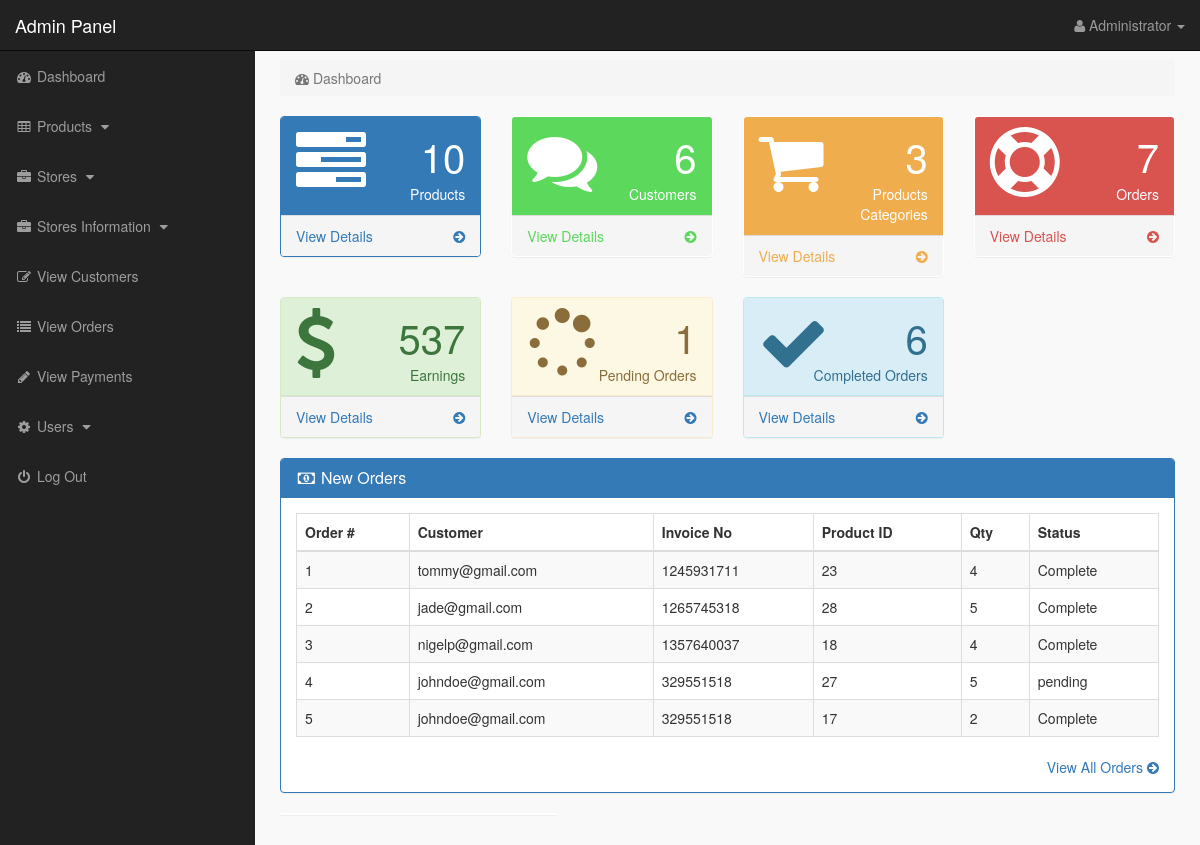
The page /admin_area/index.php?dashboard (signed in) on the database its author committed.
### tables this page shows
CREATE TABLE `pending_orders` (
  `order_id` int(10) NOT NULL,
  `customer_id` int(10) NOT NULL,
  `invoice_no` int(10) NOT NULL,
  `product_id` text NOT NULL,
  `qty` int(10) NOT NULL,
  `size` text NOT NULL,
  `order_status` text NOT NULL
);

CREATE TABLE `customers` (
  `customer_id` int(10) NOT NULL,
  `customer_name` varchar(255) NOT NULL,
  `customer_email` varchar(255) NOT NULL,
  `customer_pass` varchar(255) NOT NULL,
  `customer_country` text NOT NULL,
  `customer_city` text NOT NULL,
  `customer_contact` varchar(255) NOT NULL,
  `customer_address` text NOT NULL,
  `customer_image` text NOT NULL,
  `customer_ip` varchar(255) NOT NULL,
  `customer_confirm_code` text NOT NULL
);

### admin_area/dashboard.php (the view, shortened to what this page needs)
<?php
if(!isset($_SESSION['admin_email'])){
echo "<script>window.open('login.php','_self')</script>";
}
else {
?>
<div class="row">
<div class="col-lg-12">
<ol class="breadcrumb">
<li class="active">
<i class="fa fa-dashboard"></i> Dashboard
</li>
</ol>
</div>
</div>
<div class="row">
<div class="col-lg-3 col-md-6">
<div class="panel panel-primary">
<div class="panel-heading">
<div class="row">
<div class="col-xs-3">
<i class="fa fa-tasks fa-5x"> </i>
</div>
<div class="col-xs-9 text-right">
<div class="huge"> <?php echo $count_products; ?> </div>
<div>Products</div>
</div>
</div>
</div>
<a href="index.php?view_products">
<div class="panel-footer">
<span class="pull-left"> View Details </span>
<span class="pull-right"> <i class="fa fa-arrow-circle-right"></i> </span>
<div class="clearfix"></div>
</div>
</a>
</div>
</div>
<div class="col-lg-3 col-md-6">
<div class="panel panel-green">
<div class="panel-heading">
<div class="row">
<div class="col-xs-3">
<i class="fa fa-comments fa-5x"> </i>
</div>
<div class="col-xs-9 text-right">
<div class="huge"> <?php echo $count_customers; ?> </div>
<div>Customers</div>
</div>
</div>
</div>
<a href="index.php?view_customers">
<div class="panel-footer">
<span class="pull-left"> View Details </span>
<span class="pull-right"> <i class="fa fa-arrow-circle-right"></i> </span>
<div class="clearfix"></div>
</div>
</a>
</div>
</div>
<div class="col-lg-3 col-md-6">
<div class="panel panel-yellow">
<div class="panel-heading">
<div class="row">
<div class="col-xs-3">
<i class="fa fa-shopping-cart fa-5x"> </i>
</div>
<div class="col-xs-9 text-right">
<div class="huge"> <?php echo $count_p_categories; ?> </div>
<div>Products Categories</div>
</div>
</div>
</div>
<a href="index.php?view_p_cats">
<div class="panel-footer">
<span class="pull-left"> View Details </span>
<span class="pull-right"> <i class="fa fa-arrow-circle-right"></i> </span>
<div class="clearfix"></div>
</div>
</a>
</div>
</div>
<div class="col-lg-3 col-md-6">
<div class="panel panel-red">
<div class="panel-heading">
<div class="row">
<div class="col-xs-3">
<i class="fa fa-support fa-5x"> </i>
</div>
<div class="col-xs-9 text-right">
<div class="huge"> <?php echo $count_total_orders; ?> </div>
<div>Orders</div>
</div>
</div>
</div>
<a href="index.php?view_orders">
<div class="panel-footer">
<span class="pull-left"> View Details </span>
<span class="pull-right"> <i class="fa fa-arrow-circle-right"></i> </span>
<div class="clearfix"></div>
</div>
</a>
</div>
</div>
</div>
<div class="row">
    <div class="col-lg-3 col-md-6">
        <div class="panel panel-success">
        <div class="panel-heading">
        <div class="row">
        <div class="col-xs-3">
        <i class="fa fa-dollar fa-5x"> </i>
        </div>
        <div class="col-xs-9 text-right">
        <div class="huge"> <?php echo $count_total_earnings ?> </div>
        <div>Earnings</div>
        </div>
        </div>
        </div>
        <a href="index.php?view_orders">
        <div class="panel-footer">
        <span class="pull-left"> View Details </span>
        <span class="pull-right"> <i class="fa fa-arrow-circle-right"></i> </span>
        <div class="clearfix"></div>
        </div>
        </a>
        </div>
        </div>
        <div class="col-lg-3 col-md-6">
            <div class="panel panel-warning">
            <div class="panel-heading">
            <div class="row">
            <div class="col-xs-3">
            <i class="fa fa-spinner fa-5x"> </i>
            </div>
            <div class="col-xs-9 text-right">
            <div class="huge"> <?php echo $count_pending_orders ?> </div>
            <div>Pending Orders</div>
            </div>
            </div>
            </div>
            <a href="index.php?view_orders">
            <div class="panel-footer">
            <span class="pull-left"> View Details </span>
            <span class="pull-right"> <i class="fa fa-arrow-circle-right"></i> </span>
            <div class="clearfix"></div>
            </div>
            </a>
            </div>
            </div>
            <div class="col-lg-3 col-md-6">
                <div class="panel panel-info">
                <div class="panel-heading">
                <div class="row">
                <div class="col-xs-3">
                <i class="fa fa-check fa-5x"> </i>
                </div>
                <div class="col-xs-9 text-right">
                <div class="huge"> <?php echo $count_completed_orders ?> </div>
                <div>Completed Orders</div>
                </div>
                </div>
                </div>
                <a href="index.php?view_orders">
                <div class="panel-footer">
                <span class="pull-left"> View Details </span>
                <span class="pull-right"> <i class="fa fa-arrow-circle-right"></i> </span>
                <div class="clearfix"></div>
                </div>
                </a>
                </div>
                </div>
</div>
<div class="row" >
<div class="col-lg-12" >
<div class="panel panel-primary" >
<div class="panel-heading" >
<h3 class="panel-title" >
<i class="fa fa-money fa-fw" ></i> New Orders
</h3>
</div>
<div class="panel-body" >
<div class="table-responsive" >
<table class="table table-bordered table-hover table-striped" >
<thead>
<tr>
<th>Order #</th>
<th>Customer</th>
<th>Invoice No</th>
<th>Product ID</th>
<th>Qty</th>
<th>Status</th>
</tr>
</thead>
<tbody>
<?php
$i = 0;
$get_order = "select * from pending_orders order by 1 DESC LIMIT 0,5";
$run_order = mysqli_query($con,$get_order);
while($row_order=mysqli_fetch_array($run_order)){
$c_id = $row_order['customer_id'];
$invoice_no = $row_order['invoice_no'];
$product_id = $row_order['product_id'];
$qty = $row_order['qty'];
$order_status = $row_order['order_status'];
$i++;
?>
<tr>
<td><?php echo $i; ?></td>
<td>
<?php
$get_customer = "select * from customers where customer_id='$c_id'";
$run_customer = mysqli_query($con,$get_customer);
$row_customer = mysqli_fetch_array($run_customer);
$customer_email = $row_customer['customer_email'];
echo $customer_email;
?>
</td>
<td><?php echo $invoice_no; ?></td>
<td><?php echo $product_id; ?></td>
<td><?php echo $qty; ?></td>
<td>
<?php
if($order_status=='pending'){
echo $order_status='pending';
}
else {
echo $order_status='Complete';
}
?>
</td>
</tr>
<?php } ?>
</tbody>
</table>
</div>
<div class="text-right" >
<a href="index.php?view_orders" >
View All Orders <i class="fa fa-arrow-circle-right" ></i>
</a>
</div>
</div>
</div>
</div>
<div class="col-md-4">
<div class="panel">
</div>
</div>
</div>
<?php } ?>

### admin_area/includes/sidebar.php (shortened to what this page needs)
<?php
if(!isset($_SESSION['admin_email'])){
echo "<script>window.open('login.php','_self')</script>";
}
else {
?>
<nav class="navbar navbar-inverse navbar-fixed-top" >
<div class="navbar-header" >
<a class="navbar-brand" href="index.php?dashboard" >Admin Panel</a>
</div>
<ul class="nav navbar-right top-nav" >
<li class="dropdown" >
<a href="#" class="dropdown-toggle" data-toggle="dropdown" >
<i class="fa fa-user" ></i>
<?php echo $admin_name; ?> <b class="caret" ></b>
</a>
</li>
</ul>
<div class="collapse navbar-collapse navbar-ex1-collapse">
<ul class="nav navbar-nav side-nav">
<li>
<a href="index.php?dashboard">
<i class="fa fa-fw fa-dashboard"></i> Dashboard
</a>
</li>
<li>
<a href="#" data-toggle="collapse" data-target="#products">
<i class="fa fa-fw fa-table"></i> Products
<i class="fa fa-fw fa-caret-down"></i>
</a>
</li>
<li>
<a href="#" data-toggle="collapse" data-target="#manufacturers">
<i class="fa fa-fw fa-briefcase"></i> Stores
<i class="fa fa-fw fa-caret-down"></i>
</a>
</li>
<li>
<a href="#" data-toggle="collapse" data-target="#store">
<i class="fa fa-fw fa-briefcase"></i> Stores Information
<i class="fa fa-fw fa-caret-down"></i>
</a>
</li>
<li>
<a href="index.php?view_customers">
<i class="fa fa-fw fa-edit"></i> View Customers
</a>
</li>
<li>
<a href="index.php?view_orders">
<i class="fa fa-fw fa-list"></i> View Orders
</a>
</li>
<li>
<a href="index.php?view_payments">
<i class="fa fa-fw fa-pencil"></i> View Payments
</a>
</li>
<li>
<a href="#" data-toggle="collapse" data-target="#users">
<i class="fa fa-fw fa-gear"></i> Users
<i class="fa fa-fw fa-caret-down"></i>
</a>
</li>
<li>
<a href="logout.php">
<i class="fa fa-fw fa-power-off"></i> Log Out
</a>
</li>
</ul>
</div>
</nav>
<?php } ?>

### admin_area/css/style.css (style rules this page uses)
body { margin-top:100px; }
@media (min-width: 768px) { body { margin-top:50px; } }
.top-nav { padding:0 15px; }
.top-nav>li { display:inline-block; float:left; }
.top-nav>li>a { padding-top:15px; padding-bottom:15px; line-height:20px; color:#999; }
@media (min-width: 768px) { .side-nav { position:fixed; top:51px; width:255px; border-radius:0; overflow-y:auto; background-color: #222; bottom:0; overflow-x:hidden; padding-bottom:40px; } }
@media (min-width: 768px) { .side-nav>li>a { width:255px; } }
.huge { font-size:40px; line-height:normal; }
.panel-green > .panel-heading { color:#fff; background-color:#5cd85c; }
.panel-green > a { color:#5cd85c; }
.panel-red > .panel-heading { color:#fff; background-color:#d9534f; }
.panel-red > a { color:#d9534f; }
.panel-yellow > .panel-heading { color:#fff; background-color:#f0ad4e; }
.panel-yellow > a { color:#f0ad4e; }
.panel-body { border-radius:5px; }

### rows shown on the page
pending_orders: customer.customer_email "tommy@gmail.com", invoice_no "1245931711", product "23", qty "4"
pending_orders: customer.customer_email "jade@gmail.com", invoice_no "1265745318", product "28", qty "5"
pending_orders: customer.customer_email "nigelp@gmail.com", invoice_no "1357640037", product "18", qty "4"
pending_orders: customer.customer_email "johndoe@gmail.com", invoice_no "329551518", product "27", qty "5"
pending_orders: customer.customer_email "johndoe@gmail.com", invoice_no "329551518", product "17", qty "2"

### other values the page prints
$admin_name "Administrator"
$count_products "10"
$count_customers "6"
$count_p_categories "3"
$count_total_orders "7"
$count_total_earnings "537"
$count_pending_orders "1"
$count_completed_orders "6"
